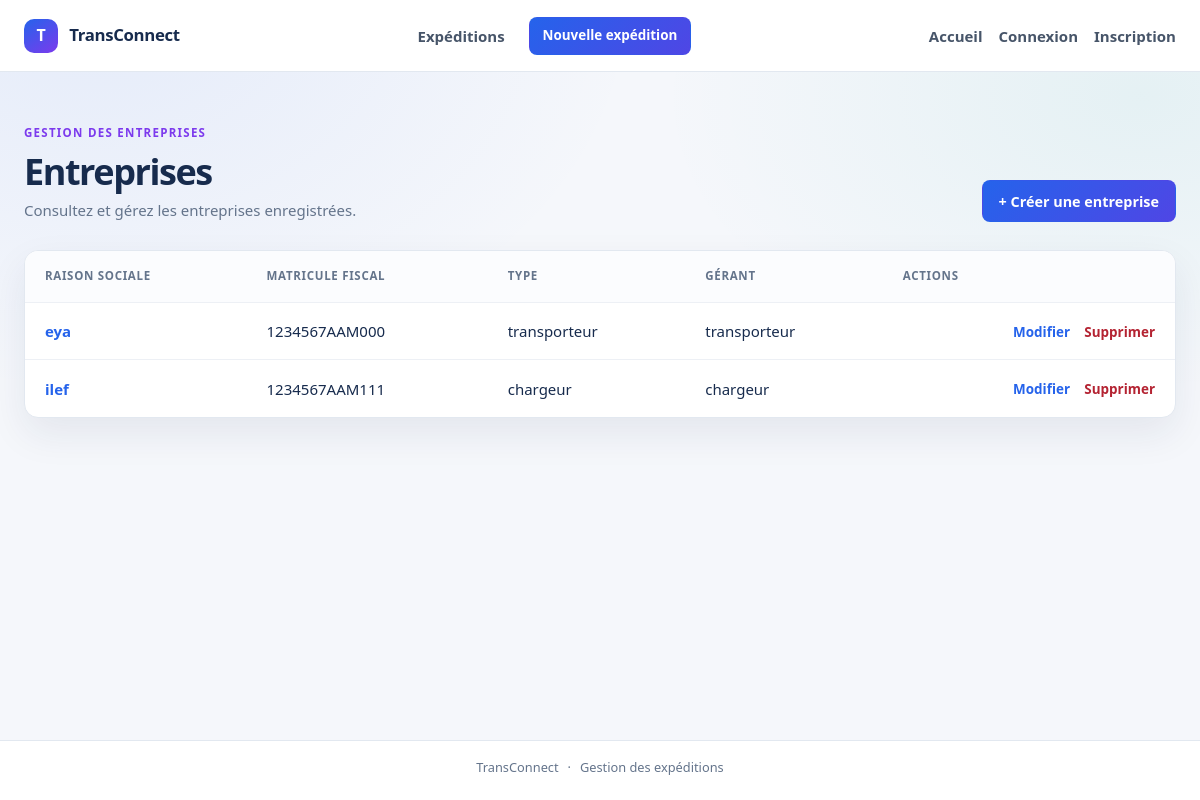
The app's page /entreprises/ with its own data.
### EntrepriseApp/models.py (models this page shows, shortened)
class Entreprise(models.Model):
    raison_social = models.CharField(max_length=200, blank=False ,null=False)
    matricule_fiscal =models.CharField(max_length=17 ,unique=True, validators=[matricule_fiscal_validator])
    adresse = models.TextField(validators=[MinLengthValidator(20,"l'adresse ne peut pas avoir moins de 20 char"),MaxLengthValidator(400,"l'adresse ne peut pas depasser les 400 char")])
    type_entreprise=models.CharField(max_length=100,choices=[('c','chargeur'),
    ('t','transporteur')])
    created_at = models.DateTimeField(auto_now_add=True)
    updated_at =models.DateTimeField(auto_now=True)
    gerant= models.OneToOneField(Utilisateur ,on_delete=models.CASCADE,related_name='entreprise')

class Utilisateur(AbstractUser):
    email = models.EmailField(unique=True , validators=[validate_email])
    user_id = models.CharField(primary_key=True, max_length=8, unique=True)
    telephone = models.CharField(max_length=15, blank=True, null=True)
    role = models.CharField(max_length=20, choices=[
        ('c', 'chargeur'),
        ('t', 'transporteur')
    ], default='c')
    created_at = models.DateTimeField(auto_now_add=True)
    updated_at = models.DateTimeField(auto_now=True)

### EntrepriseApp/views.py (the view)
# urls.py: path("", EntrepriseList.as_view(), name="entreprise_list"),
class EntrepriseList(ListView):
    model = Entreprise
    template_name = "entreprise/list.html"
    context_object_name = "entreprises"

### EntrepriseApp/templates/entreprise/list.html (shortened to what this page needs)
{% extends "expedition/base.html" %}
{% block content %}
    <div class="page-heading">
        <div>
            <p class="eyebrow">GESTION DES ENTREPRISES</p>
            <h1>Entreprises</h1>
            <p class="page-subtitle">Consultez et gérez les entreprises enregistrées.</p>
        </div>
        <a class="button button-primary" href="{% url 'entreprise_create' %}">+ Créer une entreprise</a>
    </div>
    <section class="panel">
        {% if entreprises %}
            <div class="table-wrap">
                <table class="shipment-table">
                    <thead><tr><th>Raison sociale</th><th>Matricule fiscal</th><th>Type</th><th>Gérant</th><th>Actions</th></tr></thead>
                    <tbody>
                        {% for entreprise in entreprises %}
                            <tr>
                                <td><a class="reference-link" href="{% url 'entreprise_detail' pk=entreprise.pk %}">{{ entreprise.raison_social }}</a></td>
                                <td>{{ entreprise.matricule_fiscal }}</td>
                                <td>{{ entreprise.get_type_entreprise_display }}</td>
                                <td>{{ entreprise.gerant }}</td>
                                <td class="table-actions">
                                    <a href="{% url 'entreprise_update' pk=entreprise.pk %}">Modifier</a>
                                    <a class="text-danger" href="{% url 'entreprise_delete' pk=entreprise.pk %}">Supprimer</a>
                                </td>
                            </tr>
                        {% endfor %}
                    </tbody>
                </table>
            </div>
        {% else %}
            <div class="empty-state">
                <h3>Aucune entreprise pour le moment</h3>
                <p>Créez une entreprise pour commencer.</p>
                <a class="button button-primary" href="{% url 'entreprise_create' %}">Créer une entreprise</a>
            </div>
        {% endif %}
    </section>
{% endblock %}

### EntrepriseApp/static/EntrepriseApp/expedition.css (style rules this page uses)
:root { color-scheme: light; --ink: #172b4d; --muted: #64748b; --line: #e2e8f0; --surface: #ffffff; --canvas: #f5f7fb; --primary: #2563eb; --primary-dark: #1d4ed8; --teal: #0f9f95; --violet: #7c3aed; --coral: #f9735b; --danger: #b42332; --shadow: 0 16px 38px rgb(23 43 77 / 8%); }
* { box-sizing: border-box; }
body { min-width: 320px; min-height: 100vh; margin: 0; background: radial-gradient(ellipse at 8% 0%, rgb(37 99 235 / 8%), transparent 34rem), radial-gradient(ellipse at 95% 12%, rgb(15 159 149 / 7%), transparent 30rem), var(--canvas); color: var(--ink); font-family: "Segoe UI", Tahoma, Geneva, Verdana, sans-serif; font-size: 15px; line-height: 1.6; }
a { color: var(--primary); }
.page-heading { margin-bottom: 1.75rem; display: flex; align-items: flex-end; justify-content: space-between; gap: 1.5rem; }
.eyebrow { margin: 0 0 0.45rem; color: var(--violet); font-size: 0.72rem; font-weight: 750; letter-spacing: 0.11em; }
h1, h2, h3, p { margin-top: 0; }
h1 { margin-bottom: 0.35rem; color: var(--ink); font-size: clamp(1.8rem, 3vw, 2.25rem); letter-spacing: -0.04em; line-height: 1.2; }
.page-subtitle, .muted { margin-bottom: 0; color: var(--muted); }
.panel { overflow: hidden; border: 1px solid var(--line); border-radius: 14px; background: var(--surface); box-shadow: var(--shadow); }
.table-wrap { overflow-x: auto; }
.shipment-table { width: 100%; min-width: 760px; border-collapse: collapse; text-align: left; }
.shipment-table th, .shipment-table td { padding: 1rem 1.25rem; border-bottom: 1px solid #edf0f5; vertical-align: middle; }
.shipment-table th { background: #fbfcfe; color: #64748b; font-size: 0.72rem; font-weight: 700; letter-spacing: 0.06em; text-transform: uppercase; }
.shipment-table tbody tr:last-child td { border-bottom: 0; }
.reference-link { color: var(--primary); font-weight: 700; text-decoration: none; }
.table-actions { text-align: right; white-space: nowrap; }
.table-actions a { margin-left: 0.65rem; color: var(--primary); font-size: 0.84rem; font-weight: 600; text-decoration: none; }
.table-actions .text-danger { color: var(--danger); }
.button { min-height: 42px; padding: 0.65rem 1rem; display: inline-flex; align-items: center; justify-content: center; gap: 0.4rem; border: 1px solid transparent; border-radius: 8px; cursor: pointer; font: inherit; font-size: 0.9rem; font-weight: 700; line-height: 1.2; text-decoration: none; transition: background-color 0.15s ease, border-color 0.15s ease, transform 0.15s ease; }
.button-primary { background: linear-gradient(135deg, var(--primary), #4f46e5); color: #fff; }

### records on screen
Entreprise: raison_social "eya", matricule_fiscal "1234567AAM000", type_entreprise "transporteur", gerant "transporteur"
Entreprise: raison_social "ilef", matricule_fiscal "1234567AAM111", type_entreprise "chargeur", gerant "chargeur"
